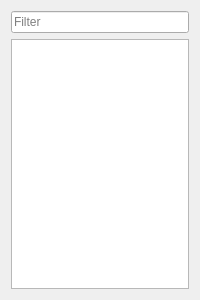
<?xml version="1.0" encoding="UTF-8"?>
<ui version="4.0">
 <class>Dialog</class>
 <widget class="QDialog" name="Dialog">
  <property name="geometry">
   <rect>
    <x>0</x>
    <y>0</y>
    <width>200</width>
    <height>300</height>
   </rect>
  </property>
  <property name="windowTitle">
   <string>Edit Name</string>
  </property>
  <layout class="QVBoxLayout" name="verticalLayout_2">
   <item>
    <widget class="QLineEdit" name="idFilter">
     <property name="placeholderText">
      <string>Filter</string>
     </property>
    </widget>
   </item>
   <item>
    <widget class="QListView" name="idList"/>
   </item>
  </layout>
 </widget>
 <resources/>
 <connections/>
</ui>
